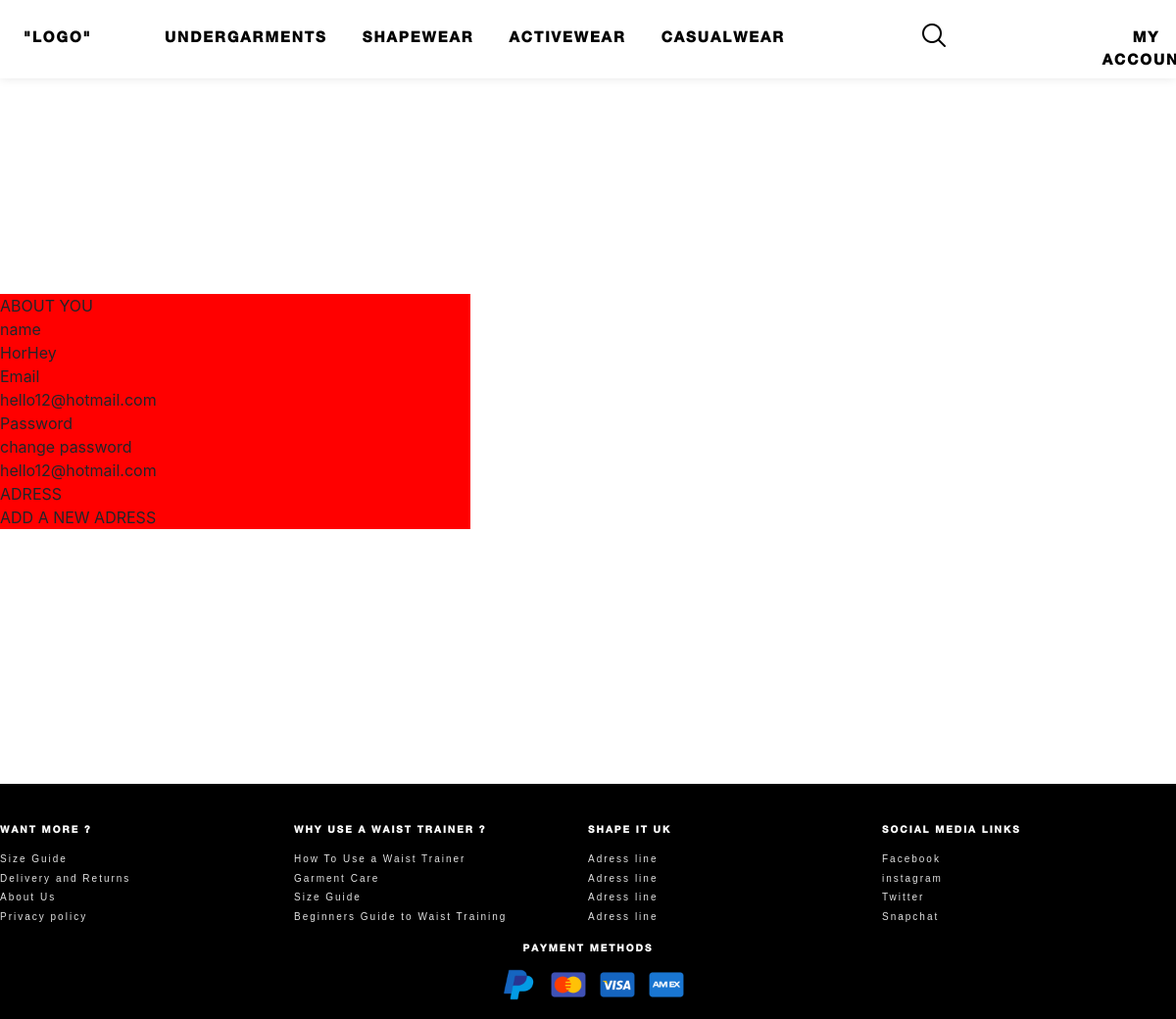
/my_account (signed in), run on the app's committed database.
### shop/customers/model.py (models this page shows, shortened)
class Register(db.Model, UserMixin):
    id = db.Column(db.Integer, primary_key= True)
    name = db.Column(db.String(50), unique= False)
    username = db.Column(db.String(50), unique= True)
    email = db.Column(db.String(50), unique= True)
    password = db.Column(db.String(200), unique= False)
    country = db.Column(db.String(50), unique= False)
    city = db.Column(db.String(50), unique= False)
    contact = db.Column(db.String(50), unique= False)
    address = db.Column(db.String(50), unique= False)
    zipcode = db.Column(db.String(50), unique= False)
    profile = db.Column(db.String(200), unique= False , default='profile.jpg')
    date_created = db.Column(db.DateTime, nullable=False, default=datetime.utcnow)

### shop/products/routes.py (the view)
@app.route('/my_account')
def my_account():
    products = Addproduct.query.filter(Addproduct.stock > 0).order_by(Addproduct.id.desc())
    product = Addproduct.query.get_or_404(6)
    p_id = 3
    filterd_resultr=Addproduct.query.filter_by(id=p_id).first()
    allresult = Addproduct.query.all()
    return render_template('my_account.html' ,products=products, product=product, allresult=allresult, filterd_resultr=filterd_resultr)

### shop/customers/model.py (called while the page is built)
@login_manager.user_loader
def user_loader(user_id):
    return Register.query.get(user_id)

### shop/templates/my_account.html (shortened to what this page needs)
{% extends "layout_store.html" %}
{% block content %}
<!DOCTYPE html>
<html>
<link rel="stylesheet" type="text/css" href="{{ url_for('static', filename='main.css') }}">
<link rel="stylesheet" type="text/css" href="{{ url_for('static', filename='profile.css') }}">
<link rel="stylesheet" type="text/css" href="{{ url_for('static', filename='post grid.css') }}">
<body>
					<div id="shop_main_cont">
						<div id="my_info_cont">
							<div>ABOUT YOU</div>
							<div class="">name</div>
							<div class="">{{current_user.name}}</div>
							<div class="">Email</div>
							<div class="">{{current_user.email}}</div>
							<div class="">Password</div>
							<div class="">change password</div>
							<div class="">{{current_user.username}}</div>
							<div>ADRESS</div>
							<div class="">ADD A NEW ADRESS</div>
						</div>
					</div>
<div>{% include 'footer.html' %}</div>
{% endblock content %}

### shop/static/main.css (style rules this page uses)
body { padding: 0; background-color: ; }

### shop/static/profile.css (style rules this page uses)
body { margin: 0; }
#shop_main_cont { width: 100%; height: 100vh; background-color:white; display: inline-block; float: left; -webkit-filter: blur(0px); -moz-filter: blur(0px); -o-filter: blur(0px); -ms-filter: blur(0px); filter: blur(0px); transition: all 0.8s ease; }
#my_info_cont { width: 40%; height: auto; background-color: red; margin-top: 25%; display: inline-block; float: left; }

### data on the page
Register: name "HorHey", email "hello12@hotmail.com", username "hello12@hotmail.com"
